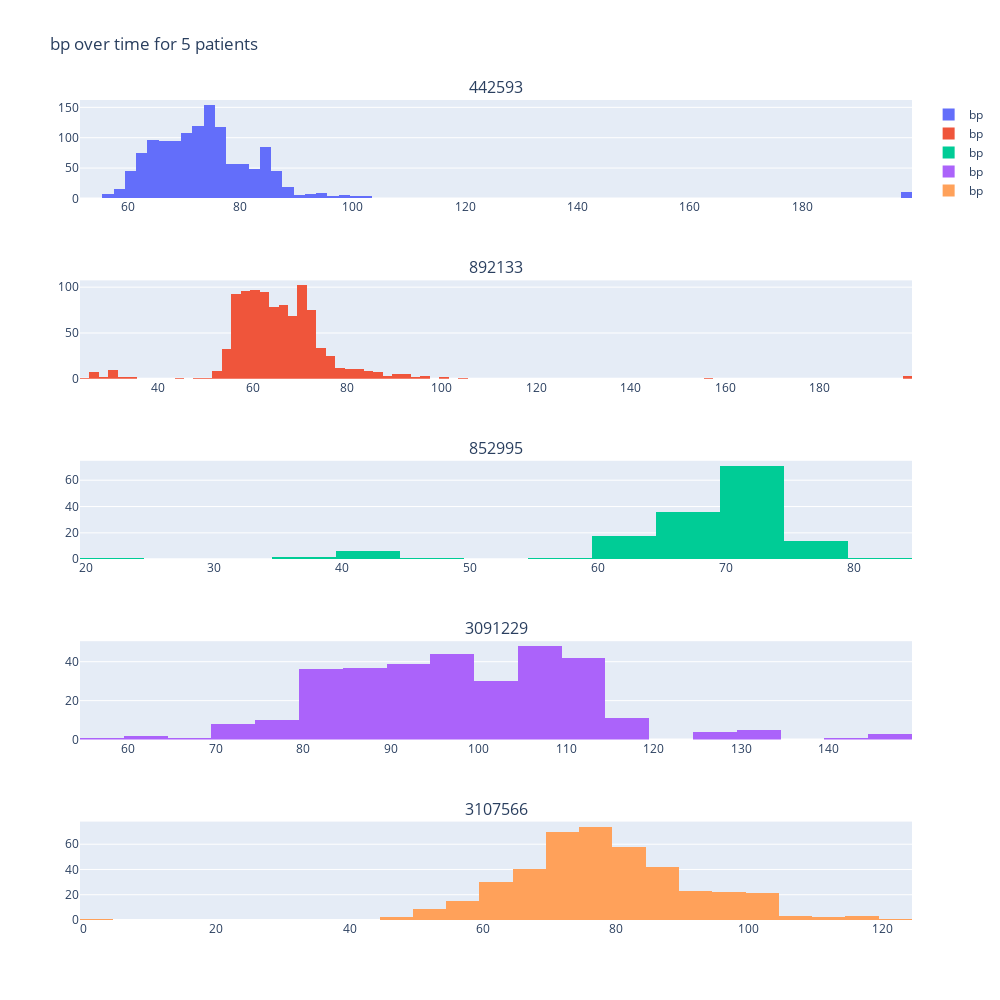

The notebook cell saved with this chart:
### Code cell
# create histograms of bp for each patient
import plotly.graph_objects as go
from plotly.subplots import make_subplots
import numpy as np
fig = make_subplots(rows=5, cols=1, subplot_titles=[str(pat) for pat in pats.index])
for i, pat in enumerate(pats.index):
    fig.add_trace(go.Histogram(x=bp_big[bp_big["stay_id"] == pat]["cur_bp"], name="bp"), row=i+1, col=1)
fig.update_layout(height=1000, width=1000, title_text="bp over time for 5 patients")
fig.write_html("bp_hist.html")
fig.show()

### Figure 1 — Plotly figure (JSON) as saved in the notebook; plotly's stock layout.template omitted (floating-point values rounded to 4 significant figures; data arrays with more than 128 entries replaced by an {"elided": "..."} marker saying what was removed)
{"data": [{"name": "bp", "type": "histogram", "x": {"elided": "1288 int values"}, "xaxis": "x", "yaxis": "y"}, {"name": "bp", "type": "histogram", "x": {"elided": "984 int values"}, "xaxis": "x2", "yaxis": "y2"}, {"name": "bp", "type": "histogram", "x": {"elided": "151 int values"}, "xaxis": "x3", "yaxis": "y3"}, {"name": "bp", "type": "histogram", "x": {"elided": "322 int values"}, "xaxis": "x4", "yaxis": "y4"}, {"name": "bp", "type": "histogram", "x": {"elided": "416 int values"}, "xaxis": "x5", "yaxis": "y5"}], "layout": {"annotations": [{"font": {"size": 16}, "showarrow": false, "text": "442593", "x": 0.5, "xanchor": "center", "xref": "paper", "y": 1, "yanchor": "bottom", "yref": "paper"}, {"font": {"size": 16}, "showarrow": false, "text": "892133", "x": 0.5, "xanchor": "center", "xref": "paper", "y": 0.78, "yanchor": "bottom", "yref": "paper"}, {"font": {"size": 16}, "showarrow": false, "text": "852995", "x": 0.5, "xanchor": "center", "xref": "paper", "y": 0.56, "yanchor": "bottom", "yref": "paper"}, {"font": {"size": 16}, "showarrow": false, "text": "3091229", "x": 0.5, "xanchor": "center", "xref": "paper", "y": 0.34, "yanchor": "bottom", "yref": "paper"}, {"font": {"size": 16}, "showarrow": false, "text": "3107566", "x": 0.5, "xanchor": "center", "xref": "paper", "y": 0.12, "yanchor": "bottom", "yref": "paper"}], "height": 1000, "title": {"text": "bp over time for 5 patients"}, "width": 1000, "xaxis": {"anchor": "y", "domain": [0, 1]}, "xaxis2": {"anchor": "y2", "domain": [0, 1]}, "xaxis3": {"anchor": "y3", "domain": [0, 1]}, "xaxis4": {"anchor": "y4", "domain": [0, 1]}, "xaxis5": {"anchor": "y5", "domain": [0, 1]}, "yaxis": {"anchor": "x", "domain": [0.88, 1]}, "yaxis2": {"anchor": "x2", "domain": [0.66, 0.78]}, "yaxis3": {"anchor": "x3", "domain": [0.44, 0.56]}, "yaxis4": {"anchor": "x4", "domain": [0.22, 0.34]}, "yaxis5": {"anchor": "x5", "domain": [0, 0.12]}}}
